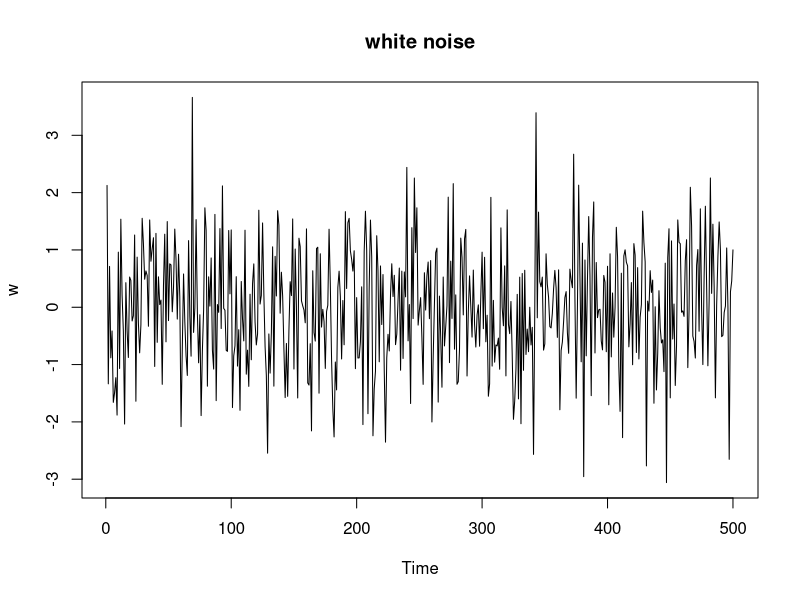
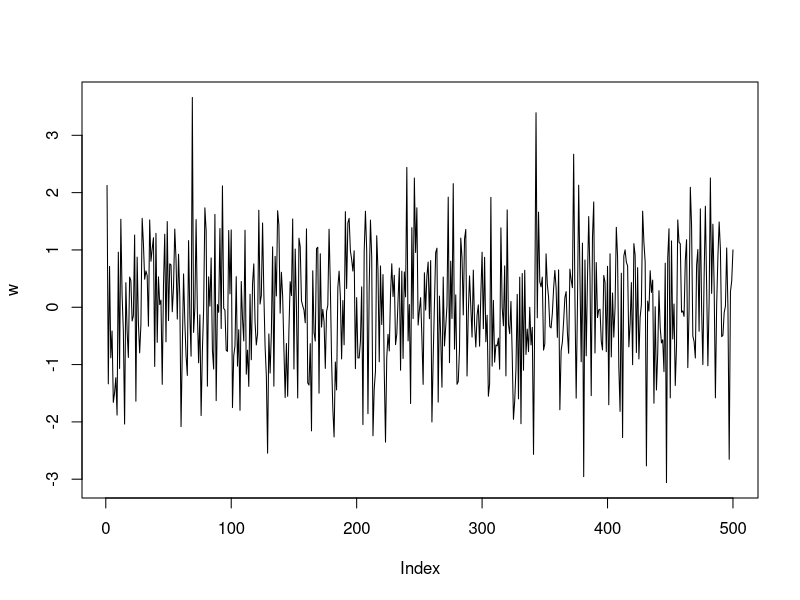
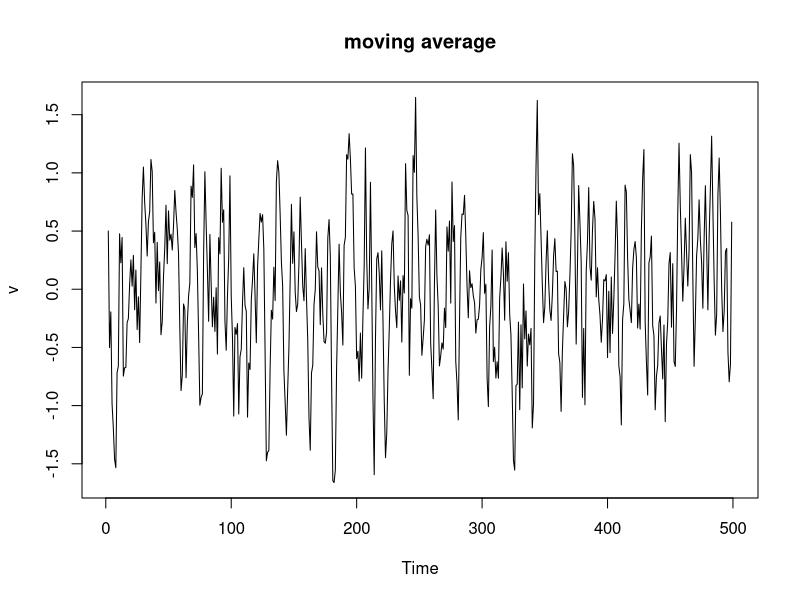
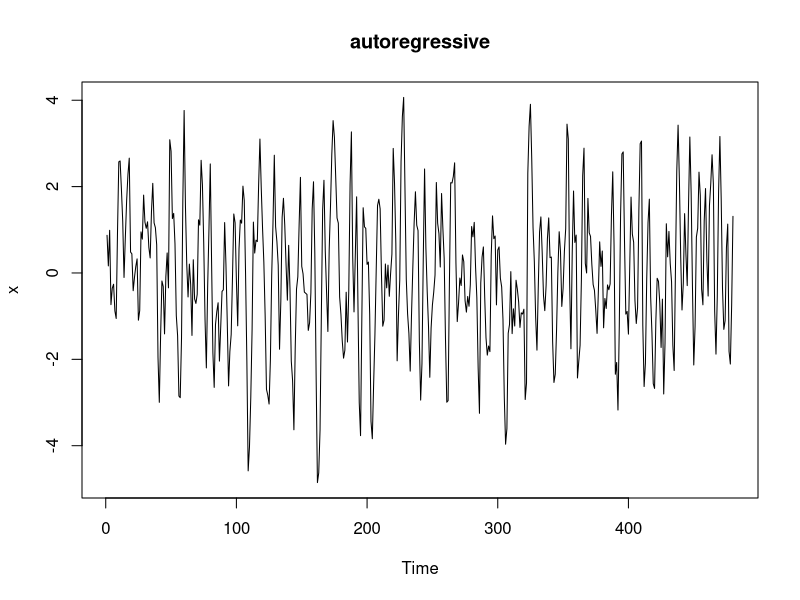
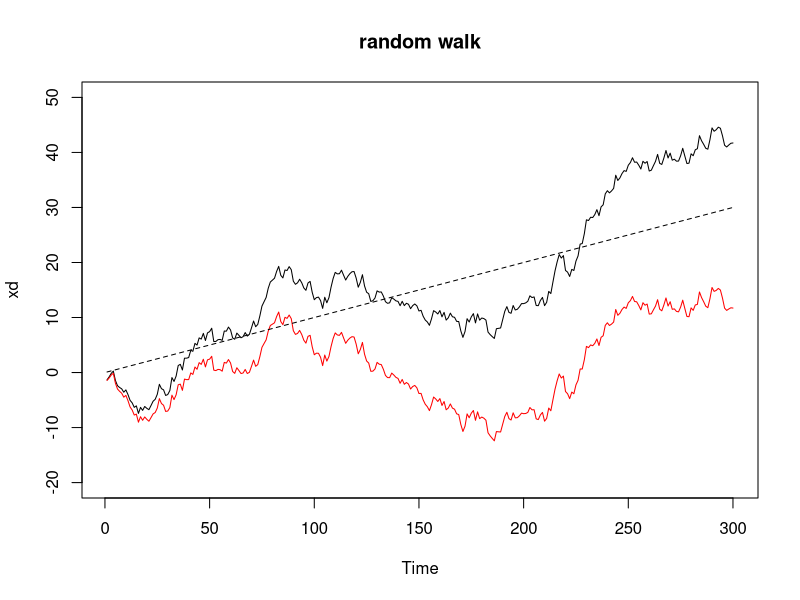

Here is the R script that generated these plots, in order:
getwd()
setwd('/Users/andrea/Documents/Programming/R/TimeSeries')


# 1. white noise
w = rnorm(500, 0, 1)  # 500 N(0, 1) varaites, gaussian white noise
plot.ts(w, main = 'white noise')
plot(w, type = 'l')   # same





# 2. moving average, also called filter
# v(t) = 1/3(w(t-1) + w(t) + w(t+1))
v = filter(w, sides = 2, rep(1/3, 3))
# method == convolution, MA
# method == recursive, AR
# sides == 1, only past
# sides == 2, centered at lag 0
plot.ts(v, main = 'moving average')




# 3. autoregressive
# x(t) = x(t-1) - 0.5*x(t-2) + w(t)
# give some starting lags to avoid startup problems, say 20
# the second filter here is strange...
x = filter(w, filter = c(1, -0.5), method = 'recursive')[-(1:20)]
plot.ts(x, main = 'autoregressive')



# 4. random walk (with drift)
# x(t) = delta + x(t-1) + w(t)
# delta == 0, random walk (markov chain, wiener process if normal)
w2 = rnorm(300, 0, 1)
x2 = cumsum(w2)

delta = 0.1
wd = w2 + delta
xd = cumsum(wd)
plot.ts(xd, main = 'random walk', ylim = c(-20, 50))
lines(x2, col = 'red')
lines(0.1*(1:300), lty = 'dashed')

# ok it is REALLY random




